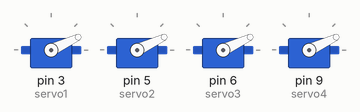
This sketch was run on a simulated Arduino Uno, built with avr-gcc and run on an emulated ATmega328P. Parts: 4 × servo.

Above: at 0.1 s.
At 0.7 s:
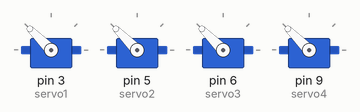
At 1.3 s:
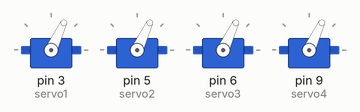
At 2.1 s:
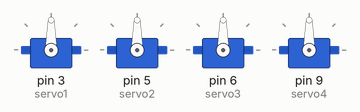
Timing chart, 0 to 3.6 s (numbered marks = the images above):
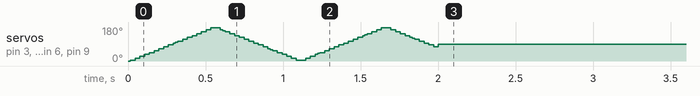

The sketch:

glorious_jarv_trug1.ino
```cpp
#include <Servo.h>

Servo servo1;
Servo servo2;
Servo servo3;
Servo servo4;

void setup() {
  servo1.attach(3);
  servo2.attach(5);
  servo3.attach(6);
  servo4.attach(9);

  int currentAngle = 0;
  int sweepStep = 5;

  // تشغيل حركة الـ Sweep لمدة ثانيتين (2000 مللي ثانية)
  unsigned long startTime = millis();
  while (millis() - startTime < 2000) {
    servo1.write(currentAngle);
    servo2.write(currentAngle);
    servo3.write(currentAngle);
    servo4.write(currentAngle);
    delay(15);

    currentAngle += sweepStep;
    if (currentAngle >= 180 || currentAngle <= 0) {
      sweepStep = -sweepStep;
    }
  }

  // بعد انتهاء الثانيتين، التوقف والتثبيت على 90 درجة
  servo1.write(90);
  servo2.write(90);
  servo3.write(90);
  servo4.write(90);
}

void loop() {
  // تبقى المحركات على زاوية 90 درجة
}
```
